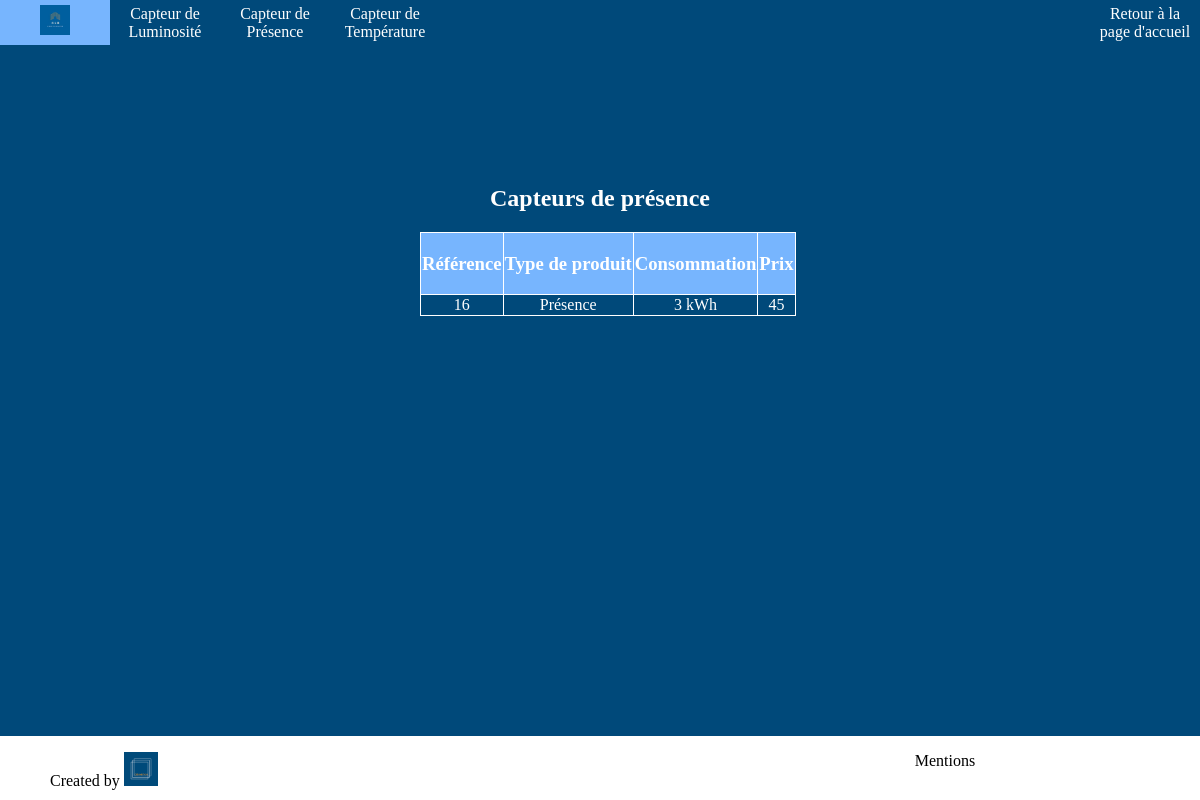
Page /index.php?action=presenceSensorsUnlog on the earlier database version.
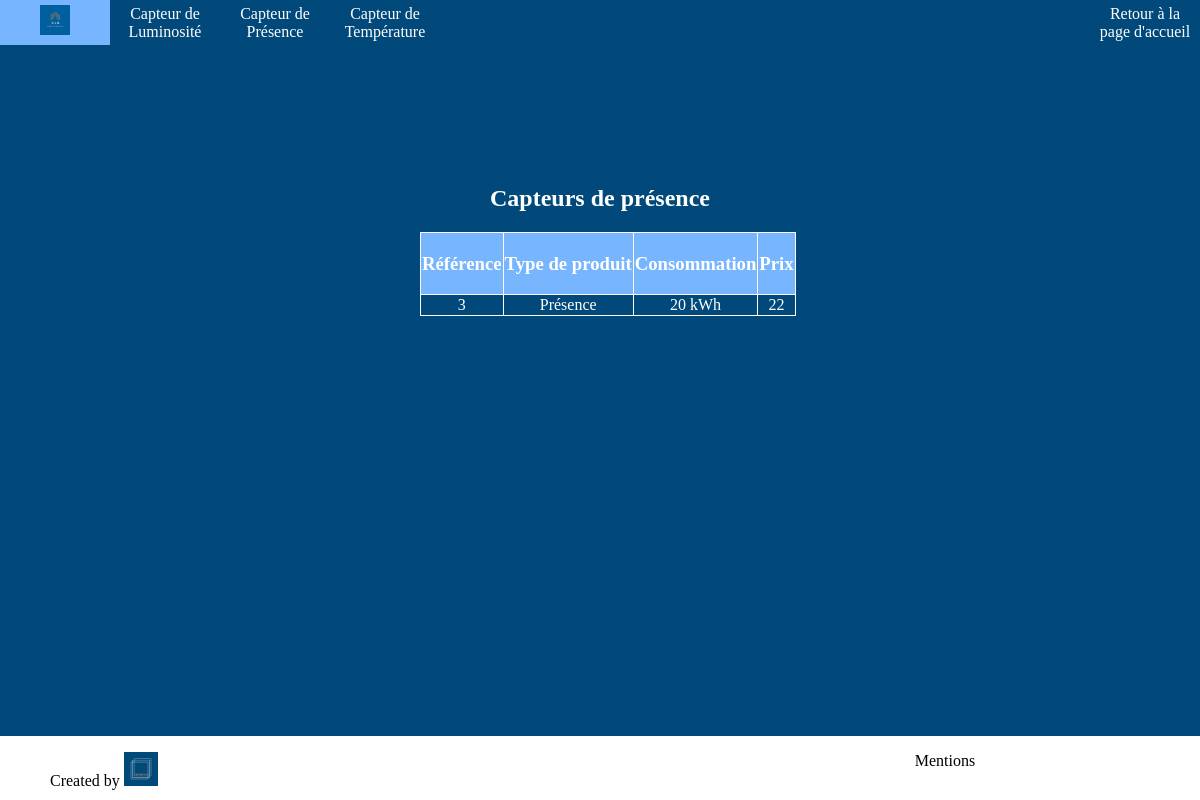
Same page on the later database version.
### tables this page shows
CREATE TABLE `catalogue` (
  `idProduit` int(11) NOT NULL,
  `typeProduct` varchar(255) NOT NULL,
  `consumption` varchar(255) NOT NULL,
  `price` varchar(255) NOT NULL
);

### controllers/controller.php (called while the page is built, shortened)
<?php
require "models/model.php";
function presenceSensorsUnlog(){
    $sensors = getPresenceSensors()->fetchAll();
    require "views/presenceSensorsUnlog.php";
}

### models/model.php (called while the page is built, shortened)
<?php
function getPresenceSensors(){
    $db = dbConnect();
    $req = $db->query("SELECT * FROM catalogue WHERE typeProduct='Présence'");
    return $req;
}

### views/presenceSensorsUnlog.php (the view, shortened to what this page needs)
<!DOCTYPE html>
<html>
<head>
    <link rel="stylesheet" type="text/css" href="designs/css/sensors.css" />
</head>
<header>
    <?php require "catalogueHeader.php"?>
</header>
<body>
<section>
    <h1> Capteurs de présence</h1>
    <table>
        <thead>
        <tr>
            <td><h3>Référence</h3></td>
            <td><h3>Type de produit</h3></td>
            <td><h3>Consommation</h3></td>
            <td><h3>Prix</h3></td>
        </tr>
        </thead>
        <tbody>
        <?php foreach($sensors as $sensors) { ?>
            <tr>
                <td>
                    <a href="index.php?action=detailedSensors&id=<?=$sensors["idProduit"];?>"><?= $sensors["idProduit"];?>
                </td>
                <td>
                    <?= $sensors["typeProduct"];?>
                </td>
                <td>
                    <?= $sensors["consumption"];?> kWh
                </td>
                <td>
                    <?= $sensors["price"];?>
                </td>
            </tr>
        <?php } ?>
        </tbody>
    </table>
</section>
<footer>
    <?php require "footer.php"?>
</footer>
</body>
</html>

Differences in the rows shown:
removed catalogue: idProduit "16", typeProduct "Présence", consumption "3", price "45"
added catalogue: idProduit "3", typeProduct "Présence", consumption "20", price "22"
